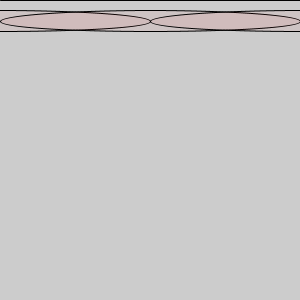
Frame 1 (no input)
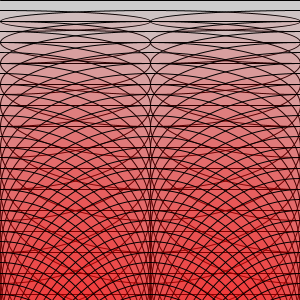
Frame 60 (the mouse pressed at the canvas centre just before this capture)
Frame 120 (the mouse held since frame 60 and released just before this capture): identical to frame 60, image omitted

The Processing sketch that drew these frames (run headless with seeded random() and noise(); from frame 60 on, the mouse is pressed at the canvas centre):

// Processing sketch: processing_163672
// ── processing_163672.pde

int y = 0;
void setup() {
size(300, 300);
fill(255,0,0,10);

}
void draw() {
line(0, y, 300, y);
y = y + 21;
ellipse(0,y,300,y);
ellipse(150,y,300,y);
ellipse(300,y,300,y);
}
